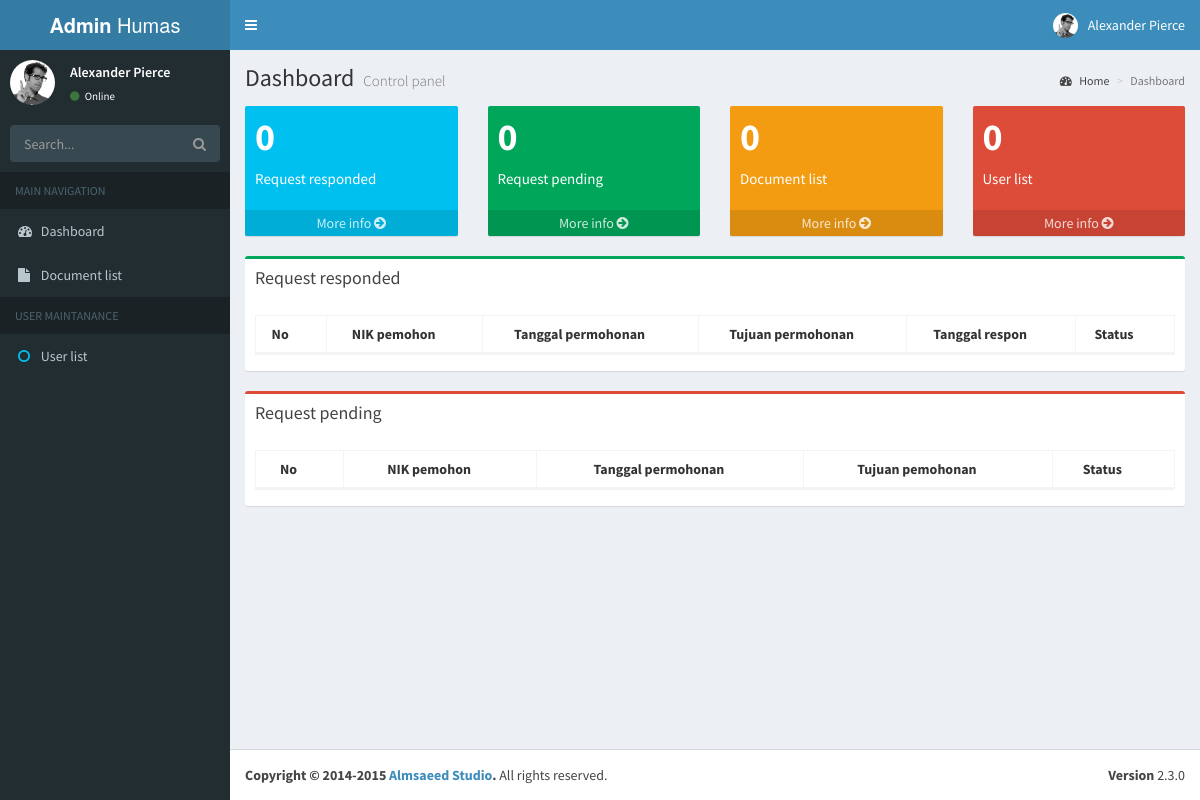
Page /index.php/humas on the earlier database version.
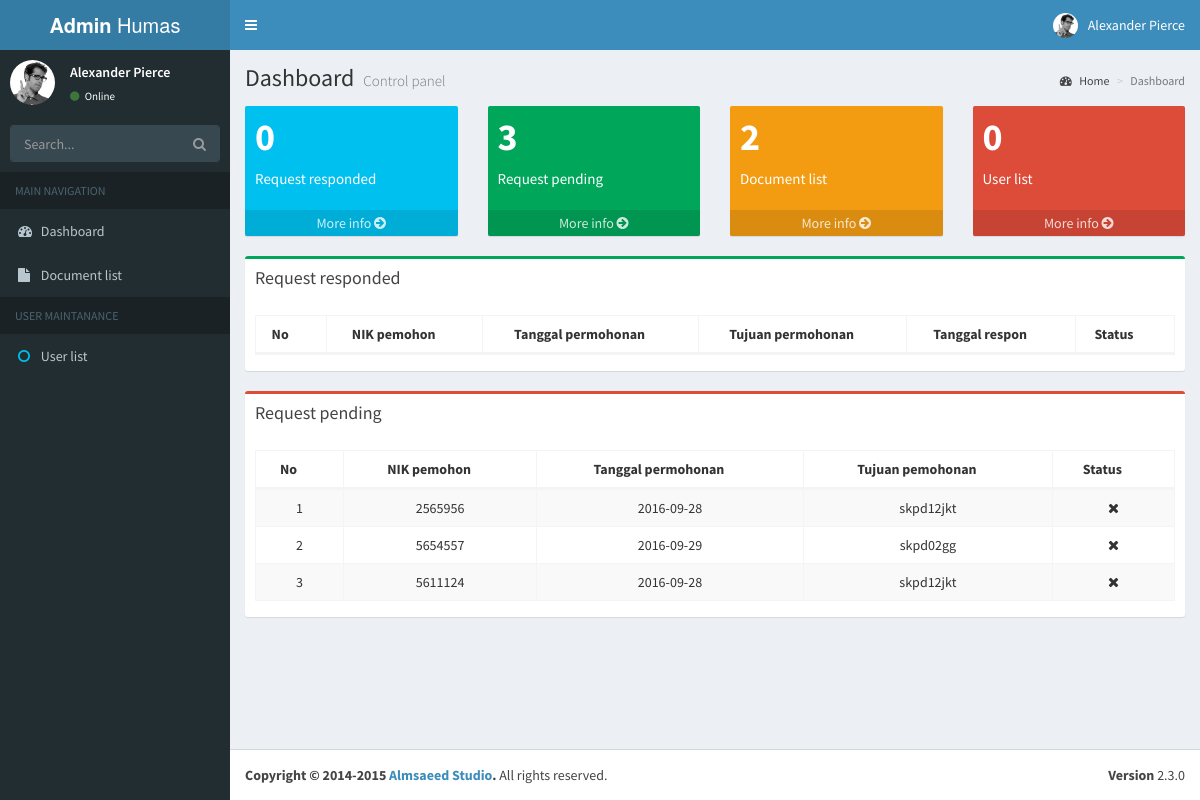
Same page on the later database version.
### tables this page shows
CREATE TABLE `t_request` (
  `id` int(16) NOT NULL,
  `nik_pemohon` int(32) NOT NULL,
  `request_at` date NOT NULL,
  `kode_berkas` varchar(128) NOT NULL,
  `response_at` date DEFAULT NULL,
  `kode_skpd` varchar(25) NOT NULL
);

### application/controllers/Humas.php (called while the page is built, shortened)
<?php
class Humas extends CI_Controller{
    function __construct() {
        $this->load->model(array('model_humas'));
    }
    public function index(){
        $a = $this->model_humas->getAllPendingReq();
        $b = $this->model_humas->getAllSentReq();
        $c = $this->model_humas->getAllDoc();
        $d = $this->model_humas->getAllUser();
        $data= array( 'pending'=> $a, 'sent' => $b,'dokumen'=> $c, 'user' => $d);
        $this->load->view('humas/header');
        $this->load->view('humas/index',$data);
        $this->load->view('humas/footer');
    }
}

### index.php (called while the page is built, shortened)
<?php
require_once BASEPATH.'core/CodeIgniter.php';

### application/models/model_humas.php (called while the page is built, shortened)
<?php
class Model_humas extends CI_model{
    function getAllPendingReq(){
         return $this->db->query("SELECT * FROM t_request WHERE response_at IS NULL;");
    }
}

### application/views/humas/index.php (the view, shortened to what this page needs)
<div class="content-wrapper">
  <section class="content-header">
    <h1>
      Dashboard
      <small>Control panel</small>
    </h1>
    <ol class="breadcrumb">
      <li><a href="humas/"><i class="fa fa-dashboard"></i> Home</a></li>
      <li class="active">Dashboard</li>
    </ol>
  </section>
  <section class="content">
    <div class="row">
      <div class="col-lg-3">
        <div class="small-box bg-aqua">
          <div class="inner">
            <h3><?php echo $sent->num_rows();?></h3>
            <p>Request responded</p>
          </div>
          <a href="<?= base_url() ?>humas/sentRequest" class="small-box-footer">More info <i class="fa fa-arrow-circle-right"></i></a>
        </div>
      </div>
      <div class="col-lg-3 ">
        <div class="small-box bg-green">
          <div class="inner">
            <h3><?php echo $pending->num_rows();?></h3>
            <p>Request pending</p>
          </div>
          <a href="<?= base_url() ?>humas/pendingRequest" class="small-box-footer">More info <i class="fa fa-arrow-circle-right"></i></a>
        </div>
      </div>
      <div class="col-lg-3">
        <div class="small-box bg-yellow">
          <div class="inner">
            <h3><?php echo $dokumen->num_rows();?></h3>
            <p>Document list</p>
          </div>
          <a href="<?= base_url() ?>humas/document" class="small-box-footer">More info <i class="fa fa-arrow-circle-right"></i></a>
        </div>
      </div>
      <div class="col-lg-3">
        <div class="small-box bg-red">
          <div class="inner">
            <h3><?php echo $user->num_rows();?></h3>
            <p>User list</p>
          </div>
          <a href="<?= base_url() ?>humas/user" class="small-box-footer">More info <i class="fa fa-arrow-circle-right"></i></a>
        </div>
      </div>
    </div>
        <div class="box box-success">
          <div class="box-header">
            <h3 class="box-title">Request responded</h3>
          </div>
            <div class="box-body">
              <table id="example1" class="table table-bordered table-striped dataTable text-center">
                <thead>
                  <tr>
                    <th>No</th>
                    <th>NIK pemohon</th>
                    <th>Tanggal permohonan</th>
                    <th>Tujuan permohonan</th>
                    <th>Tanggal respon</th>
                    <th>Status</th>
                  </tr>
                </thead>
              </table>
            </div>
          </div>
        <div class="box box-danger">
          <div class="box-header">
            <h3 class="box-title">Request pending</h3>
          </div>
            <div class="box-body">
              <table id="example3" class="table table-bordered table-striped dataTable text-center">
                <thead>
                  <tr>
                    <th>No</th>
                    <th>NIK pemohon</th>
                    <th>Tanggal permohonan</th>
                    <th>Tujuan pemohonan</th>
                    <th>Status</th>
                  </tr>
                </thead>
                <tbody>
                  <?php
                  $no=1;
                  foreach ($pending->result() as $p) { ?>
                  <tr role="row">
                    <td><?php echo $no ;?></td>
                    <td><?php echo $p->nik_pemohon;?></td>
                    <td><?php echo $p->request_at;?></td>
                    <td><?php echo ($p->response_at==TRUE)? $req->response_at :  $p->kode_skpd; ?>
                    </td>
                    <td><?php echo ($p->response_at==TRUE)? '<i class="fa fa-fw fa-check"></i>' : '<i class="fa fa-fw fa-close"></i>'; ?></td>
                  </tr>
                  <?php $no++; };?>
                </tbody>
              </table>
          </div>
        </div>
  </section>
</div>

Differences in the rows shown:
added t_request: nik_pemohon "2565956", request_at "2016-09-28", kode_skpd "skpd12jkt"
added t_request: nik_pemohon "5654557", request_at "2016-09-29", kode_skpd "skpd02gg"
added t_request: nik_pemohon "5611124", request_at "2016-09-28", kode_skpd "skpd12jkt"
Other differences:
$pending->num_rows(): "0" → "3"
$dokumen->num_rows(): "0" → "2"
